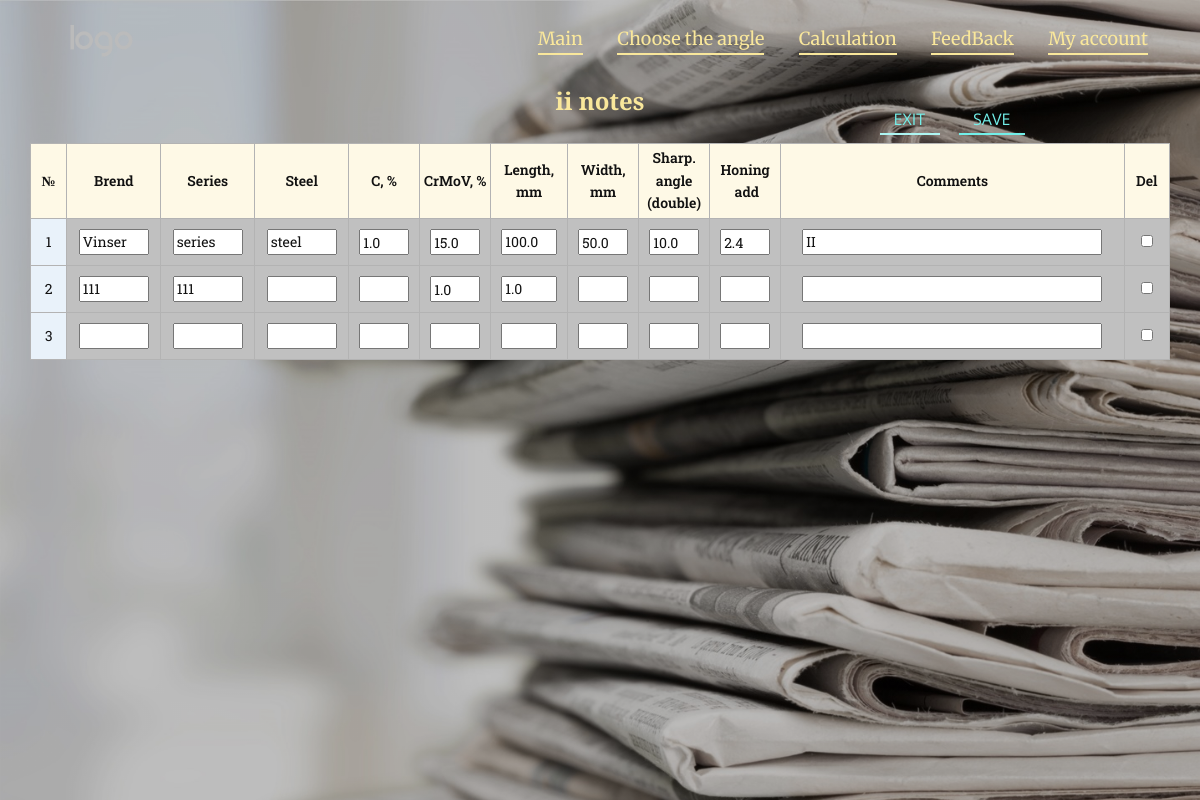
/account_table_edit (signed in), run on the app's committed database.
### stay_sharp/models.py (models this page shows, shortened)
class Account_table(models.Model):
    date = models.DateField(blank=True, null=True, auto_now_add=True,)
    brend = models.CharField(max_length=30, blank=True, null=True, default='')
    series = models.CharField(max_length=30, blank=True, null=True, default='')
    steel = models.CharField(max_length=20, blank=True, null=True, default='')
    carbon = models.FloatField(validators=[MinValueValidator(0), MaxValueValidator(6)], blank=True, null=True, default='')
    CrMoV = models.FloatField(validators=[MinValueValidator(0), MaxValueValidator(50)], blank=True, null=True, default='')
    length = models.FloatField(validators=[MinValueValidator(0), MaxValueValidator(500)], blank=True, null=True, default='')
    width = models.FloatField(validators=[MinValueValidator(0), MaxValueValidator(60)], blank=True, null=True, default='')
    grinding_angle = models.FloatField(validators=[MinValueValidator(0), MaxValueValidator(40)], blank=True, null=True, default='')
    honing_add = models.FloatField(blank=True, null=True, default='')
    comments = models.TextField(blank=True, null=True, default='')
    user = models.ForeignKey(settings.AUTH_USER_MODEL, on_delete=models.CASCADE, default=get_superuser)

### stay_sharp/views.py (the view)
# urls.py: path('account_table_edit', views.account_table_edit, name='account_table_edit'),
def account_table_edit(request):
    Account_tableFormSet = modelformset_factory(Account_table, exclude=('date',), can_delete=True)
    user = request.user
    if user and user.is_active:
        if request.method == 'POST':
            formset = Account_tableFormSet(request.POST, queryset=Account_table.objects.filter(user=user))
            if formset.is_valid():
                if not any([formset.cleaned_data[-1][value] for value in formset.cleaned_data[-1] if value != 'user']):
                    formset.cleaned_data[-1]['DELETE'] = True
                formset.save()
                return redirect('account_table')
            formset = Account_tableFormSet(queryset=Account_table.objects.filter(user=user))
            return render(request, 'Account-table_edit.html', context={'formset': formset})
        else:
            formset = Account_tableFormSet(queryset=Account_table.objects.filter(user=user))
            return render(request, 'Account-table_edit.html',
                          context={'formset': formset, 'error_messages': 'Not correct input'})
    return render(request, 'registration/login.html', context={'error': "You need to login"})

### stay_sharp/models.py (called while the page is built)
def get_superuser():
    su_user = User.objects.filter(
        is_superuser=True).first()  # if you have more than 1 superuser, this get the first in list.
    if su_user:
        return su_user.id

### templates/Account-table_edit.html (shortened to what this page needs)
{% extends 'Base.html' %}
{% load static %}
{% block static_main %}
    <link rel="stylesheet" href="{% static 'css/stay_sharp/Account-table.css' %}" media="screen">
{% endblock %}
{% block section1 %}
    <section
            class="skrollable u-align-center u-clearfix u-hidden-xs u-image u-lightbox u-parallax u-shading u-section-1"
            id="account_table" data-image-width="1435" data-image-height="1000">
        <div class="u-clearfix u-sheet u-sheet-1">
            <h4 class="u-text u-text-palette-3-light-2 u-text-1">{{ user.username }} notes</h4>
            <button form="edit" type="submit"
                    class="infinite u-active-none u-border-2 u-border-active-palette-4-light-2 u-border-hover-palette-2-base u-border-palette-4-light-1 u-btn u-button-style u-hover-none u-none u-text-active-palette-4-light-2 u-text-hover-palette-2-base u-text-palette-4-light-1 u-btn-1"
                    data-animation-name="bounceIn" data-animation-duration="2000" data-animation-delay="0"
                    data-animation-direction="" data-animation-out="0">Save
            </button>
            <a href="{% url 'account_table' %}"
               class="u-active-none u-border-2 u-border-active-palette-4-light-2 u-border-hover-palette-2-base u-border-palette-4-light-2 u-btn u-button-style u-hover-none u-none u-text-active-palette-4-light-2 u-text-hover-palette-2-base u-text-palette-4-light-1 u-btn-2">Exit</a>
            <div class="u-align-left-md u-align-left-sm u-align-left-xs u-expanded-width-lg u-expanded-width-md u-expanded-width-sm u-expanded-width-xl u-expanded-width-xs u-table u-table-responsive u-table-1"
                 data-animation-name="" data-animation-duration="0" data-animation-delay="0"
                 data-animation-direction="">
                <table class="u-table-entity u-table-entity-1">
                    <colgroup>
                        <col width="3.2%">
                        <col width="8.25%">
                        <col width="8.25%">
                        <col width="8.25%">
                        <col width="4.95%">
                        <col width="5.78%">
                        <col width="5.78%">
                        <col width="5.78%">
                        <col width="5.78%">
                        <col width="5.78%">
                        <col width="30.17%">
                        <col width="4.0%">
                    </colgroup>
                    <thead class="u-align-center u-custom-font u-font-roboto-slab u-palette-3-light-3 u-table-header u-table-valign-middle u-table-header-1">
                    <tr style="height: 75px;">
                        <th class="u-border-1 u-border-grey-30 u-custom-font u-font-roboto-slab u-table-cell u-table-cell-1">
                            №
                        </th>
                        <th class="u-border-1 u-border-grey-30 u-custom-font u-font-roboto-slab u-table-cell u-table-cell-2">
                            Brend
                        </th>
                        <th class="u-border-1 u-border-grey-30 u-custom-font u-font-roboto-slab u-table-cell u-table-cell-3">
                            Series
                        </th>
                        <th class="u-border-1 u-border-grey-30 u-custom-font u-font-roboto-slab u-table-cell u-table-cell-4">
                            Steel
                        </th>
                        <th class="u-border-1 u-border-grey-30 u-custom-font u-font-roboto-slab u-table-cell u-table-cell-5">
                            C, %
                        </th>
                        <th class="u-border-1 u-border-grey-30 u-custom-font u-font-roboto-slab u-table-cell u-table-cell-6">
                            CrMoV, %
                        </th>
                        <th class="u-border-1 u-border-grey-30 u-custom-font u-font-roboto-slab u-table-cell u-table-cell-7">
                            Length, mm
                        </th>
                        <th class="u-border-1 u-border-grey-30 u-custom-font u-font-roboto-slab u-table-cell u-table-cell-8">
                            Width, mm
                        </th>
                        <th class="u-border-1 u-border-grey-30 u-custom-font u-font-roboto-slab u-table-cell u-table-cell-9">
                            Sharp. angle (double)
                        </th>
                        <th class="u-border-1 u-border-grey-30 u-custom-font u-font-roboto-slab u-table-cell u-table-cell-10">
                            Honing<br>&nbsp;add
                        </th>
                        <th class="u-border-1 u-border-grey-30 u-custom-font u-font-roboto-slab u-table-cell u-table-cell-11">
                            Comments
                        </th>
                        <th class="u-border-1 u-border-grey-30 u-custom-font u-font-roboto-slab u-table-cell u-table-cell-12">
                            Del
                        </th>
                    </tr>
                    </thead>
                    <tbody class="u-align-center u-custom-font u-font-roboto-slab u-grey-10 u-table-alt-grey-25 u-table-body u-table-body-1">
                    <form action="" method="POST" id="edit">
                        {% for form in formset %}
                            <tr style="height: 25px;">
                                <td class="u-border-1 u-border-grey-30 u-first-column u-palette-1-light-3 u-table-cell">{{ forloop.counter }}</td>
                                {% for field in form.visible_fields %}
                                    {% if field.label == 'User' %}
                                        <div>
                                            <input type="hidden" name="{{ field.html_name }}" value="{{ user.id }}"
                                                   id="{{ field.id_for_label }}">
                                        </div>
                                    {% elif field.label == "Comments" %}
                                        <td class="u-border-1 u-border-grey-30 u-table-cell">
                                            <input style="width: 300px !important;height: 26px !important; "
                                                   name="{{ field.html_name }}"
                                                   id="{{ field.id_for_label }}"
                                                   value="{{ field.initial }}"
                                                   type="{{ field.widget_type }}">
                                        </td>
                                    {% elif field.label == 'Delete' %}
                                        <td class="u-border-1 u-border-grey-30 u-table-cell">
                                            <input style="width: 12px !important; height: 12px !important;"
                                                   name="{{ field.html_name }}"
                                                   type="{{ field.widget_type }}"
                                                   id="{{ field.id_for_label }}">
                                        </td>
                                    {% elif field.label == 'Brend' or field.label == 'Steel' or field.label == 'Series' %}
                                        <td class="u-border-1 u-border-grey-30 u-table-cell">
                                            <input style="width: 70px !important; height: 26px !important;"
                                                   name="{{ field.html_name }}"
                                                   value="{{ field.initial|default_if_none:'' }}"
                                                   type="{{ field.widget_type }}" id="{{ field.id_for_label }}">
                                        </td>
                                    {% elif field.label == 'Length' %}
                                        <td class="u-border-1 u-border-grey-30 u-table-cell">
                                            <input style="width: 56px !important; height: 26px !important;"
                                                   name="{{ field.html_name }}"
                                                   value="{{ field.initial|default_if_none:'' }}"
                                                   type="{{ field.widget_type }}" id="{{ field.id_for_label }}">
                                        </td>
                                    {% else %}
                                        <td class="u-border-1 u-border-grey-30 u-table-cell">
                                            <input style="width: 50px !important; padding-top: 2px !important; height: 26px !important;"
                                                   name="{{ field.html_name }}"
                                                   value="{{ field.initial|default_if_none:'' }}"
                                                   type="{{ field.widget_type }}"
                                                   id="{{ field.id_for_label }}">
                                        </td>
                                    {% endif %}
                                {% endfor %}
                            </tr>
                        {% endfor %}
                    </form>
                    </tbody>
                </table>
            </div>
        </div>
    </section>
{% endblock %}

### static/css/stay_sharp/Account-table.css (style rules this page uses)
.u-section-1 { background-image: linear-gradient(0deg, rgba(0,0,0,0.25), rgba(0,0,0,0.25)), url("/static/images/stay_sharp/317024594-01.jpeg"); }
.u-section-1 .u-sheet-1 { min-height: 100vh; }
.u-section-1 .u-text-1 { font-weight: 700; width: 259px; margin: 92px auto 0; }
.u-section-1 .u-btn-1 { border-style: none none solid; text-transform: uppercase; font-weight: normal; margin: -10px 145px 0 auto; padding: 0 15px 0 14px; }
.u-section-1 .u-btn-2 { border-style: none none solid; text-transform: uppercase; font-weight: normal; margin: -27px 231px 0 auto; padding: 0 15px 0 14px; }
.u-section-1 .u-table-1 { background-image: none; width: 1217px; margin: 10px auto 60px 0; }
.u-section-1 .u-table-entity-1 { min-height: 100px; }
.u-section-1 .u-table-header-1 { background-image: none; font-size: 0.875rem; font-weight: 600; }
.u-section-1 .u-table-cell-1 { font-weight: 600; padding: 0 2px; }
.u-section-1 .u-table-cell-2 { font-weight: 600; padding: 0 2px; }
.u-section-1 .u-table-cell-3 { font-weight: 600; padding: 0 2px; }
.u-section-1 .u-table-cell-4 { font-weight: 600; padding: 0 2px; }
.u-section-1 .u-table-cell-5 { font-weight: 600; padding: 0 2px; }
.u-section-1 .u-table-cell-6 { font-weight: 600; padding: 0 2px; }
.u-section-1 .u-table-cell-7 { font-weight: 600; padding: 0 2px; }
.u-section-1 .u-table-cell-8 { font-weight: 600; padding: 0 2px; }
.u-section-1 .u-table-cell-9 { font-weight: 600; padding: 0 2px; }
.u-section-1 .u-table-cell-10 { font-weight: 600; padding: 0 2px; }
.u-section-1 .u-table-cell-11 { font-weight: 600; padding: 0 2px; }
.u-section-1 .u-table-cell-12 { font-weight: 600; padding: 0 2px; }
.u-section-1 .u-table-body-1 { background-image: none; font-size: 0.875rem; }
@media (max-width: 1399px) { .u-section-1 { background-position: 50% 50%; } }
@media (max-width: 1399px) { .u-section-1 .u-text-1 { width: 411px; margin-top: 87px; } }
@media (max-width: 1399px) { .u-section-1 .u-btn-1 { margin-top: -9px; --animation-custom_in-rotate: 180deg; --animation-custom_in-scale: 1; } }
@media (max-width: 1399px) { .u-section-1 .u-btn-2 { margin-right: 230px; } }
@media (max-width: 1399px) { .u-section-1 .u-table-1 { margin-top: 8px; margin-right: initial; margin-left: initial; width: auto; } }
@media (max-width: 1399px) { .u-section-1 .u-table-body-1 { font-weight: normal; } }

### data on the page
Account_table: initial "Vinser" "series" "steel", initial "1.0" "15.0" "50.0" "10.0" "2.4", initial "100.0", initial "II"
Account_table: initial "111" "111", initial "1.0", initial "1.0"

### other printed values
{{ user.username }} "ii"
